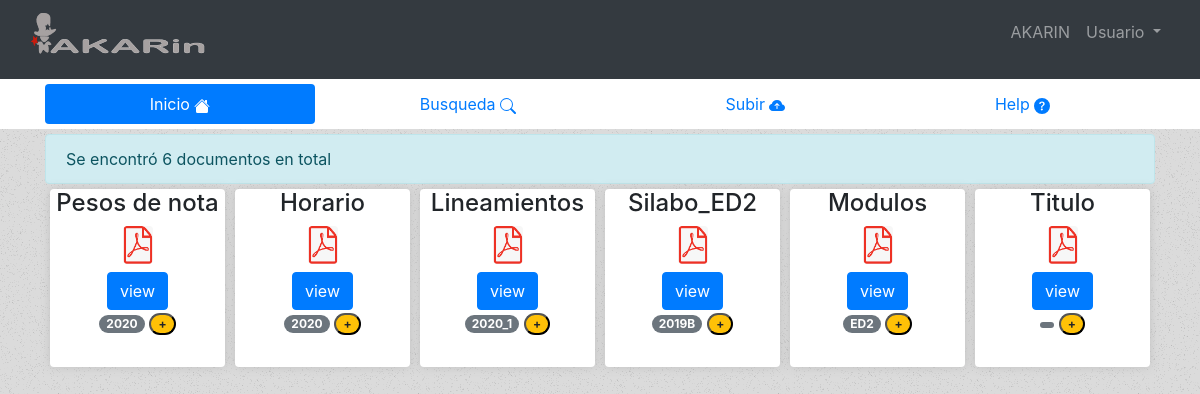
Page / (signed in) on the earlier database version.
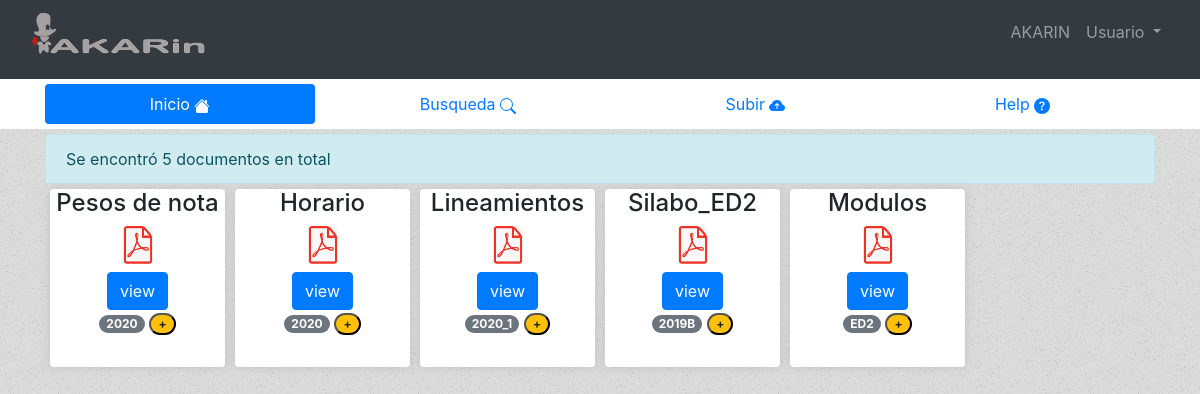
Same page on the later database version.
### myapp/models.py (models this page shows, shortened)
class Documento(models.Model):
    nombre = models.CharField(max_length=30)
    tipo = models.CharField(max_length=20)
    loaded = models.DateTimeField(auto_now_add=True)
    tag = models.CharField(max_length=20)
    doc = models.FileField(upload_to='myapp/uploads/')
    class Meta:
        verbose_name = 'documento'
        verbose_name_plural = 'documentos'

### myapp/views.py (the view)
# urls.py: 2. Add a URL to urlpatterns:  path('', views.home, name='home')
@login_required
def home(request):
    documentos = Documento.objects.all()
    return render(request, "myapp/home.html", {"documentos": documentos ,"titulo": "Bienvenido"})

### myapp/templates/myapp/home.html
{% extends 'myapp/base.html' %}
{% load static %}
    {% block content %}
    <link rel="stylesheet" href=" {% static 'myapp/css/home.css' %} ">
    <main class="container">
        {% if documentos %}
        <div class="alert alert-info" role="alert">
            Se encontró {{documentos|length}} documentos en total
        </div>
        <section class="row docs">
            {% for documento in documentos %}
            <div class="col-2 doc-item-col">
                <div class="doc-item">
                    <h4 class="text-center"> {{documento.nombre}} </h4>
                    <figure class="figure text-center container-fluid">
                        <img src=" {% static 'myapp/img/pdf-icon.png' %} " class="figure-img img-fluid rounded" alt="..." height="40px" width="30">
                        <figcaption class="figure-caption"><a class="btn btn-primary" href="{{documento.doc.url}}">view</a></figcaption>
                        <p>
                            <span class="badge badge-pill badge-secondary"> {{documento.tag}} </span>
                            <button class="badge badge-pill badge-warning">+</button>
                        </p>
                    </figure>
                </div>
            </div>
            {% endfor %}
        </section>
        {% else %}
        <div class="alert alert-danger" role="alert">
            No hay documentos
        </div>
        {% endif %}
    </main>
    {% endblock content %}

Differences in the rows shown:
removed Documento: nombre "Titulo"
Other differences:
{{ documentos|length }}: "6" → "5"
